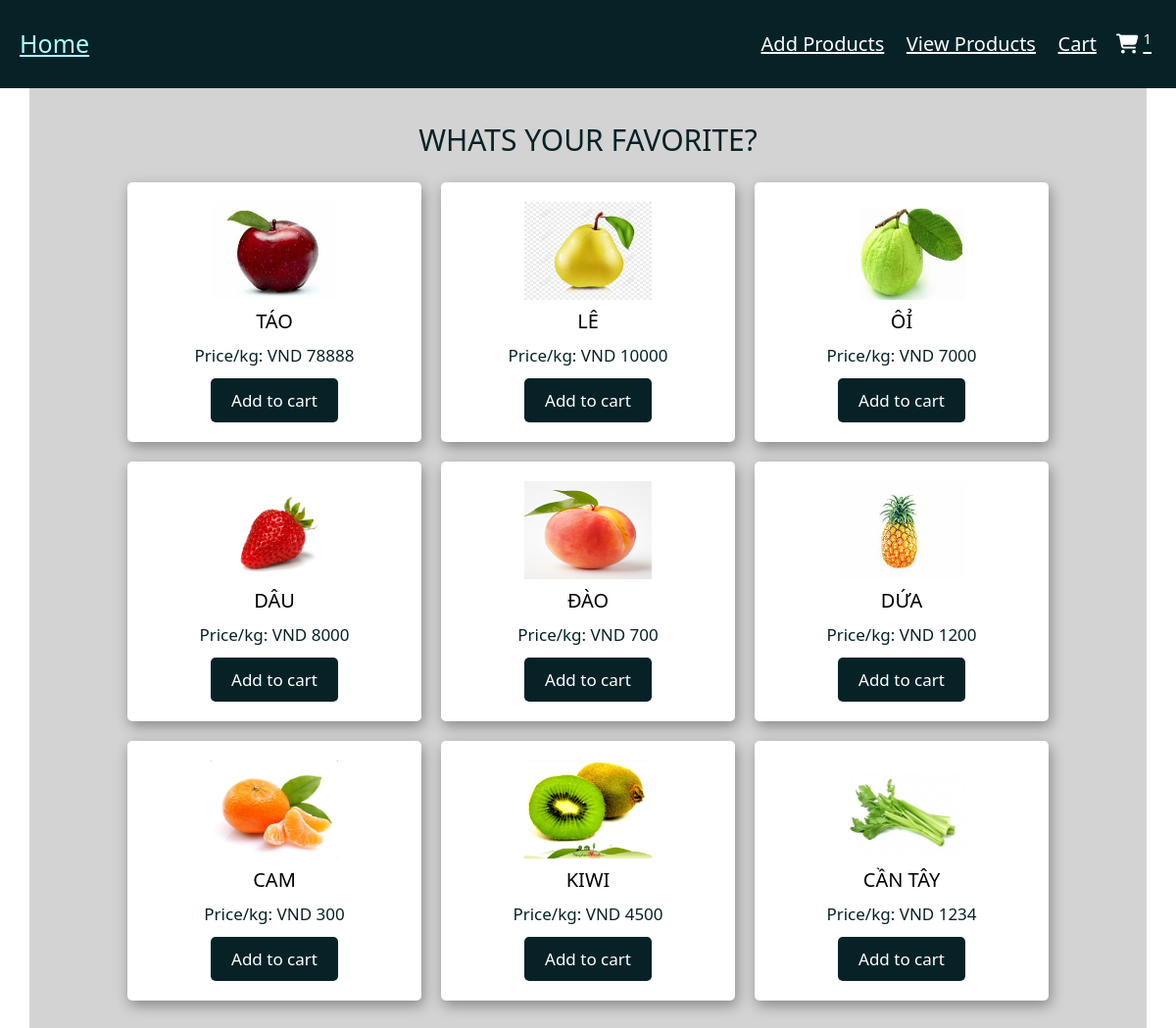
Screenshot of /shop_product.php with the database file from the repository.
### tables this page shows
CREATE TABLE `hoaqua` (
  `id` int(5) NOT NULL,
  `name` varchar(255) NOT NULL,
  `price` int(100) NOT NULL,
  `image` varchar(100) NOT NULL
);

### shop_product.php (the view, shortened to what this page needs)
<?php
    include('connect.php');
    $sql1 = ("SELECT * from hoaqua");
    $stmt = $conn->prepare($sql1);
    $stmt->execute();
    $result = $stmt->fetchAll();
?>
<!DOCTYPE html>
<html lang="en">
<head>
    <link rel="stylesheet" href="css/style.css">
    <link rel="stylesheet" href="https://cdnjs.cloudflare.com/ajax/libs/font-awesome/6.5.1/css/all.min.css" />
    <link href="https://cdn.jsdelivr.net/npm/bootstrap@5.0.2/dist/css/bootstrap.min.css" rel="stylesheet">
</head>
<body>
   <?php include('header.php')?>
   <div class="container">
      <section class="products">
          <h1 class="heading">Whats your favorite?</h1>
            <div class="product_container">
            <?php foreach ($result as $row) : ?>
            <form method="post" action="">
                <div class="edit_form">
                    <img width="50px" height="100px" src="images/<?php echo $row['image'] ?>" alt="">
                    <h3><?php echo $row['name']; ?></h3>
                    <div class="price">
                        Price/kg: VND <?php echo $row['price']; ?>
                    </div>
                    <input type="submit" class="submit_btn cart_btn" value="Add to cart" name="add_to_cart">
                </div>
            </form>
            <?php endforeach; ?>
          </div>
      </section>
   </div>
</body>
</html>

### header.php (shortened to what this page needs)
<header class="header">
<div class="header_body">
    <a href="index.php" class="logo">Home</a>
    <nav class="navbar" id="myTopnav">
      <div class="drop-down">
        <a href="index.php">Add Products</a>
        <a href="view_product.php">View Products</a>
        <a href="shop_product.php">Cart</a>
      </div>
    </nav>
    <?php
     $select_product=("SELECT * FROM cart");
     $stmt = $conn->prepare($select_product);
     $stmt->execute();
     $rowCount = $stmt->rowCount();
    ?>
    <a href="cart.php" class="cart"><i class="fa-solid fa-cart-shopping"></i><span><sup><?php echo $rowCount; ?></sup></span></a>
</div>
</header>

### css/style.css (style rules this page uses)
* { margin: 0; padding: 0; box-sizing: border-box; outline: none; border: none; text-decoration: none; }
:root { --color1: #072227; --color2: #35858b; --color3: #4fbdba; --color4: #aefeff; --black: #000; --white: #fff; --lightgray: #d3d3d3; --red: rgb(238, 62, 62); }
html { font-size: 62.5%; overflow-x: hidden; }
.container { max-width: 1100px; margin: 0 auto; padding-bottom: 5rem; height: auto; background-color: var(--lightgray); }
.header { background-color: var(--color1); position: sticky; top: 0; left: 0; z-index: 1000; }
.header .header_body { display: flex; align-items: center; padding: 2.5rem 2rem; }
.header .header_body .logo { margin-right: auto; font-size: 2.5rem; color: var(--color4); }
.header .header_body .navbar a { margin-left: 2rem; font-size: 2rem; color: var(--white); }
.header .header_body .cart { margin-left: 2rem; font-size: 2rem; color: var(--white); }
.header .header_body .cart span { padding: 0 0.5rem; }
.heading { text-align: center; font-size: 3rem; text-transform: uppercase; padding: 1.5rem 0 2rem; color: var(--color1); }
section { padding: 2rem; }
.submit_btn, .edit_btn, .cancel_btn { display: block; width: 50%; text-align: center; background-color: var(--color1); color: var(--white); font-size: 1.7rem; padding: 1.2rem 3rem; border-radius: 0.5rem; cursor: pointer; margin-top: 2rem; margin: 0 auto; }
img { width: 20%; margin: 0 auto; }
.product_container { display: grid; grid-template-columns: repeat(auto-fit, 30rem); gap: 2rem; justify-content: center; }
.product_container .edit_form { text-align: center; padding: 2rem; box-shadow: var(--black); border: var(--border); border-radius: 0.5rem; background-color: var(--white); box-shadow: 2px 5px 14px #888888; }
.product_container .edit_form img { width: 50%; margin: 0 auto; }
.products .edit_form h3 { margin: 1rem 0; font-size: 2rem; color: var(--black); text-transform: uppercase; }
.products .edit_form .price { font-size: 1.7rem; color: var(--color1); margin: 1rem 0; }
.cart_btn { text-align: center; padding: 1rem 0; }

### rows the page displays
hoaqua: image (picture), name "TÁO", price "78888"
hoaqua: image (picture), name "LÊ", price "10000"
hoaqua: image (picture), name "ÔỈ", price "7000"
hoaqua: image (picture), name "DÂU", price "8000"
hoaqua: image (picture), name "ĐÀO", price "700"
hoaqua: image (picture), name "DỨA", price "1200"
hoaqua: image (picture), name "CAM", price "300"
hoaqua: image (picture), name "KIWI", price "4500"
hoaqua: image (picture), name "CẦN TÂY", price "1234"

### other values shown
$rowCount "1"
